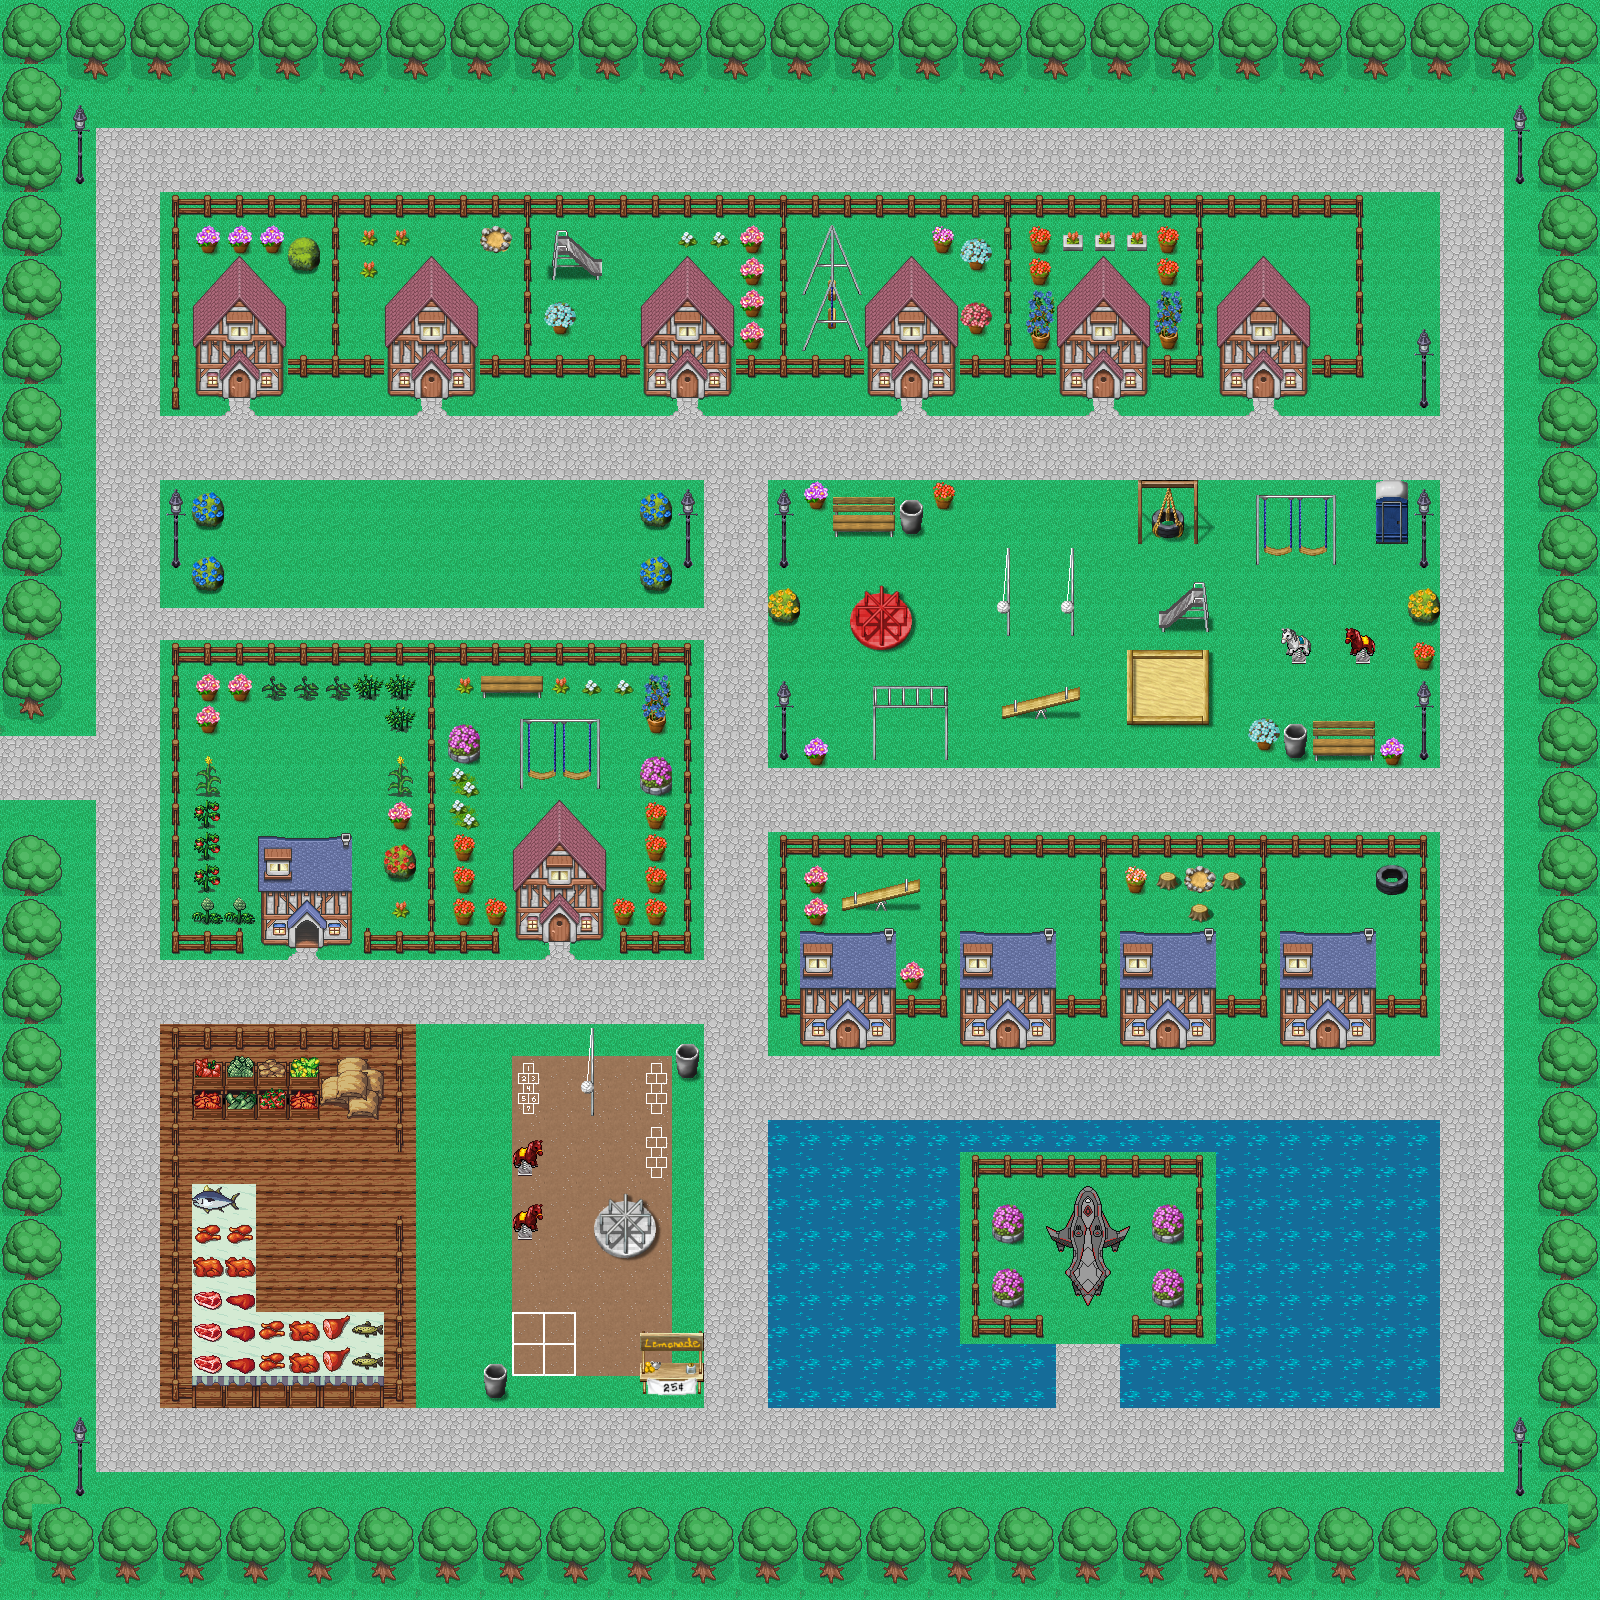

This game map was drawn from its Tiled (.tmx) file and the tilesets committed beside it. A one-line description and the trimmed map source follow:
An orthogonal 50x50 tile map with 32x32 px tiles, 4 tile layers (Tile Layer 1, CollisionLayer, Door, Objects), 10 tilesets.

<map version="1.2" tiledversion="1.2.0" orientation="orthogonal" renderorder="right-down" width="50" height="50" tilewidth="32" tileheight="32" infinite="0" nextlayerid="5" nextobjectid="1">
 <tileset firstgid="1" source="Resources/Tiles5.tsx" />
 <tileset firstgid="491" source="Resources/watertiles.tsx" />
 <tileset firstgid="882" source="Resources/redhouse.tsx" />
 <tileset firstgid="1332" source="Resources/StreetLamps.tsx" />
 <tileset firstgid="1344" source="Resources/Fences.tsx" />
 <tileset firstgid="1362" source="Resources/playground.tsx" />
 <tileset firstgid="1618" source="Resources/Tiles3.tsx" />
 <tileset firstgid="2018" source="Resources/bluesmallhouse.tsx" />
 <tileset firstgid="2409" source="Resources/Tiles4.tsx" />
 <tileset firstgid="2517" source="Resources/spaceship2.tsx" />
 <layer id="1" name="Tile Layer 1" width="50" height="50">
  <data>[2500 cells, 2500 non-empty, 6 distinct tile ids]</data>
 </layer>
 <layer id="3" name="CollisionLayer" width="50" height="50">
  <data>[2500 cells, 2488 non-empty, 13 distinct tile ids]</data>
 </layer>
 <layer id="4" name="Door" width="50" height="50">
  <data>[2500 cells, 1 non-empty, 1 distinct tile ids]</data>
 </layer>
 <layer id="2" name="Objects" width="50" height="50">
  <properties>
   <property name="candyLand" value="" />
  </properties>
  <data>[2500 cells, 2498 non-empty, 217 distinct tile ids]</data>
 </layer>
</map>
